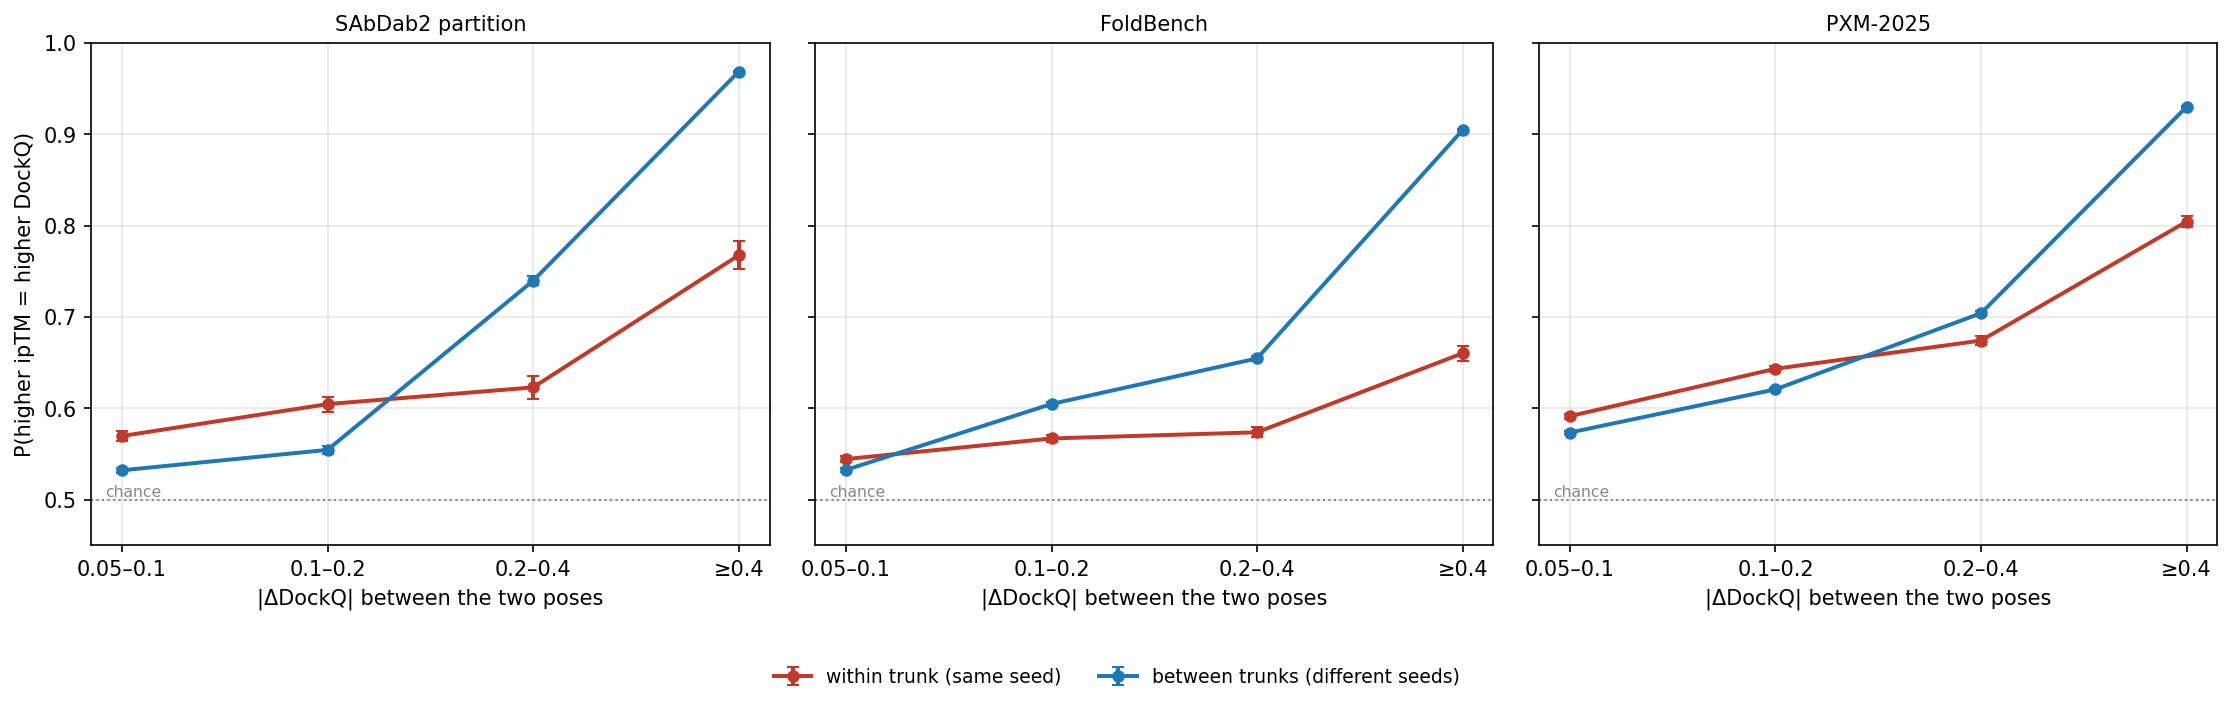

Source code (Python):
#!/usr/bin/env python
"""Figure 2: ipTM ranks poses across trunks far better than within one.

THE MECHANISM BEHIND THE SELECTION GAP. Figure 1 shows ipTM leaves 14-28 points of acceptable
interfaces on the table. This asks where that failure lives.

A seed produces ONE trunk representation, and diffusion then draws 5 poses from it. So:

  within-trunk  pairs = two of the 5 samples of one seed -- same representation, different pose
  between-trunk pairs = poses from different seeds -- different representation

The confidence head sees the pose only through a cdist over representative atoms, added into
z_pair once before the pairformer stack. Everything else it reads is the trunk. If that single
injection is weak relative to the trunk signal, the head should rank across trunks well and within
one badly -- which is what this measures.

THE CONDITIONING IS THE POINT. Raw within-trunk correlation is low partly because within-trunk
DockQ variance is itself small (0.002-0.005 against 0.016-0.029 between), so there is less to
rank. Splitting by |dDockQ| removes that confound: among pairs that differ by 0.4+ DockQ, is the
higher-ipTM pose the better one?

WHAT IT SHOWS, AND WHAT IT DOES NOT. At |dDockQ| >= 0.4 the head is right 90-97% of the time
across trunks and 66-81% within one. That is a large, consistent deficit -- but 66-81% is well
above chance, so the head DOES use the pose. The supportable claim is that its pose sensitivity is
much weaker than its trunk sensitivity, not that it ignores coordinates. At small |dDockQ| the
within-trunk accuracy is slightly HIGHER than between-trunk, because between-trunk pairs are
confounded by trunk-level ipTM offsets that do not track small quality differences.

  figures/within_vs_between_trunk.py --out figures/within_vs_between_trunk.png
"""
import argparse
import collections
import csv
import itertools
import os
import random
import sys

import matplotlib
matplotlib.use("Agg")
import matplotlib.pyplot as plt

sys.path.insert(0, os.path.dirname(os.path.abspath(__file__)))
from selection_vs_budget import BENCH

BINS = [(0.05, 0.1), (0.1, 0.2), (0.2, 0.4), (0.4, 1.01)]
LABELS = ["0.05–0.1", "0.1–0.2", "0.2–0.4", "≥0.4"]
COLORS = ["#c0392b", "#1f77b4"]       # within-trunk, between-trunk
SERIES = ["within trunk (same seed)", "between trunks (different seeds)"]


def accuracy(path, ic, sc, dc, qc, max_between_pairs=3000, rng_seed=0):
    by = collections.defaultdict(lambda: collections.defaultdict(list))
    with open(path) as fh:
        for r in csv.DictReader(fh):
            try:
                by[r[ic]][r[sc]].append((float(r[qc]), float(r[dc])))
            except (ValueError, KeyError):
                continue
    W = collections.defaultdict(lambda: [0, 0])
    B = collections.defaultdict(lambda: [0, 0])
    rng = random.Random(rng_seed)
    for ifc, seeds in by.items():
        seeds = {k: v for k, v in seeds.items() if len(v) >= 2}
        if len(seeds) < 2:
            continue
        for sd, poses in seeds.items():
            for a, b in itertools.combinations(poses, 2):
                d = abs(a[1] - b[1])
                for k in BINS:
                    if k[0] <= d < k[1]:
                        W[k][1] += 1
                        W[k][0] += (a[0] > b[0]) == (a[1] > b[1])
                        break
        # ONE POSE PER SEED, so a between-trunk pair cannot share a representation. Taking all
        # poses would mix the two populations and the comparison would mean nothing.
        reps = [v[0] for v in seeds.values()]
        pairs = list(itertools.combinations(reps, 2))
        if len(pairs) > max_between_pairs:
            pairs = rng.sample(pairs, max_between_pairs)
        for a, b in pairs:
            d = abs(a[1] - b[1])
            for k in BINS:
                if k[0] <= d < k[1]:
                    B[k][1] += 1
                    B[k][0] += (a[0] > b[0]) == (a[1] > b[1])
                    break
    return W, B


def main():
    ap = argparse.ArgumentParser()
    ap.add_argument("--root", default=".")
    ap.add_argument("--out", default="figures/within_vs_between_trunk.png")
    a = ap.parse_args()

    series = []
    for name, rel, ic, sc, smc, dc, qc, pc in BENCH:
        path = os.path.join(a.root, rel)
        if not os.path.exists(path):
            continue
        series.append((name,) + accuracy(path, ic, sc, dc, qc))

    for name, W, B in series:
        print(f"\n=== {name}: is the higher-ipTM pose the better one? ===")
        print("  %-12s %-24s %-24s" % ("|dDockQ|", "WITHIN trunk", "BETWEEN trunks"))
        for k, lbl in zip(BINS, LABELS):
            w, b = W[k], B[k]
            print("  %-12s %-24s %-24s" % (
                lbl,
                "%.3f (n=%6d)" % (w[0] / w[1], w[1]) if w[1] > 50 else "--",
                "%.3f (n=%6d)" % (b[0] / b[1], b[1]) if b[1] > 50 else "--"))

    fig, axes = plt.subplots(1, 3, figsize=(15, 4.6), sharey=True)
    x = range(len(BINS))
    for ax, (name, W, B) in zip(axes, series):
        for src, c, lbl in ((W, COLORS[0], SERIES[0]), (B, COLORS[1], SERIES[1])):
            ys = [src[k][0] / src[k][1] if src[k][1] > 50 else float("nan") for k in BINS]
            # WILSON-ish binomial SE on each point; these are pair counts in the tens of
            # thousands, so the bars are small and the comparison is not close.
            es = [((p * (1 - p) / src[k][1]) ** 0.5 if src[k][1] > 50 else 0.0)
                  for p, k in zip(ys, BINS)]
            ax.errorbar(x, ys, yerr=es, color=c, label=lbl, lw=1.9, marker="o", ms=5,
                        capsize=3)
        ax.axhline(0.5, ls=":", lw=1.0, color="#888888")
        ax.annotate("chance", xy=(0.02, 0.5), xycoords=("axes fraction", "data"),
                    fontsize=7.5, color="#888888", va="bottom")
        ax.set_xticks(list(x))
        ax.set_xticklabels(LABELS)
        ax.set_xlabel("|ΔDockQ| between the two poses")
        ax.set_title(name, fontsize=10)
        ax.grid(True, alpha=0.3)
    axes[0].set_ylabel("P(higher ipTM = higher DockQ)")
    axes[0].set_ylim(0.45, 1.0)
    h, l = axes[0].get_legend_handles_labels()
    fig.legend(h, l, loc="upper center", bbox_to_anchor=(0.5, 0.045), ncol=2, fontsize=9,
               frameon=False)
    fig.tight_layout(rect=(0, 0.07, 1, 1))
    tmp = a.out + ".tmp.png"
    fig.savefig(tmp, dpi=150, bbox_inches="tight")
    os.replace(tmp, a.out)
    print(f"\nwrote {a.out}")


if __name__ == "__main__":
    main()
